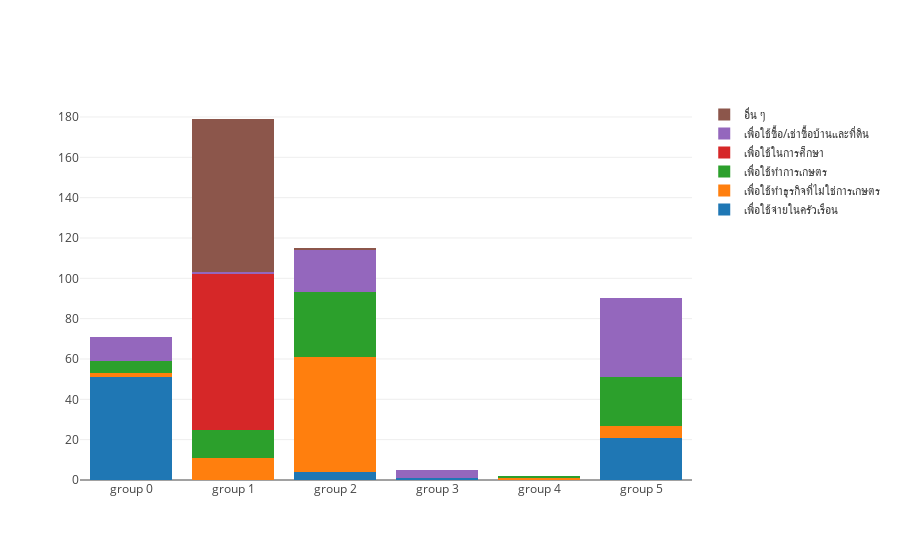

This figure's notebook cell:
### Code cell
trace1 = go.Bar(
    x=["group 0", "group 1", "group 2", "group 3", "group 4", "group 5"],
    y=[51,0,4,1,0,21],
    name='เพื่อใช้จ่ายในครัวเรือน'
)
trace2 = go.Bar(
    x=["group 0", "group 1", "group 2", "group 3", "group 4", "group 5"],
    y=[2,11,57,0,1,6],
    name='เพื่อใช้ทำธุรกิจที่ไม่ใช่การเกษตร	'
)
trace3 = go.Bar(
    x=["group 0", "group 1", "group 2", "group 3", "group 4", "group 5"],
    y=[6,14,32,0,1,24],
    name='เพื่อใช้ทำการเกษตร'
)
trace4 = go.Bar(
    x=["group 0", "group 1", "group 2", "group 3", "group 4", "group 5"],
    y=[0,77,0,0,0,0],
    name='เพื่อใช้ในการศึกษา'
)
trace5 = go.Bar(
    x=["group 0", "group 1", "group 2", "group 3", "group 4", "group 5"],
    y=[12,1,21,4,0,39],
    name='เพื่อใช้ซื้อ/เช่าซื้อบ้านและที่ดิน'
)
trace6 = go.Bar(
    x=["group 0", "group 1", "group 2", "group 3", "group 4", "group 5"],
    y=[0,76,1,0,0,0],
    name='อื่น ๆ'
)

layout = go.Layout(
    barmode='stack'
)

fig = go.Figure(data=[trace1, trace2, trace3, trace4, trace5, trace6], layout=layout)
py.offline.iplot(fig)

### Figure 1 — Plotly figure (JSON) as saved in the notebook; plotly's stock layout.template omitted (floating-point values rounded to 4 significant figures)
{"data": [{"name": "เพื่อใช้จ่ายในครัวเรือน", "type": "bar", "uid": "94736134-b342-4744-b689-6c8525a45248", "x": ["group 0", "group 1", "group 2", "group 3", "group 4", "group 5"], "y": [51, 0, 4, 1, 0, 21]}, {"name": "เพื่อใช้ทำธุรกิจที่ไม่ใช่การเกษตร\t", "type": "bar", "uid": "12e3e040-4fb9-464b-9f4f-24092b0a9568", "x": ["group 0", "group 1", "group 2", "group 3", "group 4", "group 5"], "y": [2, 11, 57, 0, 1, 6]}, {"name": "เพื่อใช้ทำการเกษตร", "type": "bar", "uid": "69a24d0b-7e8c-49fe-985c-a5f1e8da48c3", "x": ["group 0", "group 1", "group 2", "group 3", "group 4", "group 5"], "y": [6, 14, 32, 0, 1, 24]}, {"name": "เพื่อใช้ในการศึกษา", "type": "bar", "uid": "7617ceff-abb0-412d-be5c-4b9e4969bc81", "x": ["group 0", "group 1", "group 2", "group 3", "group 4", "group 5"], "y": [0, 77, 0, 0, 0, 0]}, {"name": "เพื่อใช้ซื้อ/เช่าซื้อบ้านและที่ดิน", "type": "bar", "uid": "532b6876-5cab-4e09-98f5-319639c93a42", "x": ["group 0", "group 1", "group 2", "group 3", "group 4", "group 5"], "y": [12, 1, 21, 4, 0, 39]}, {"name": "อื่น ๆ", "type": "bar", "uid": "2d38e19a-179c-4ab8-ad12-9369284ae844", "x": ["group 0", "group 1", "group 2", "group 3", "group 4", "group 5"], "y": [0, 76, 1, 0, 0, 0]}], "layout": {"barmode": "stack"}}
